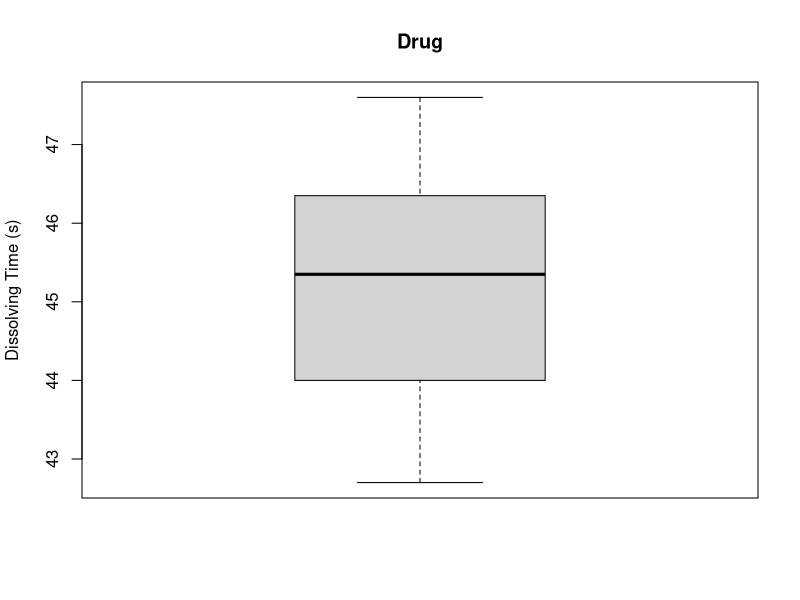
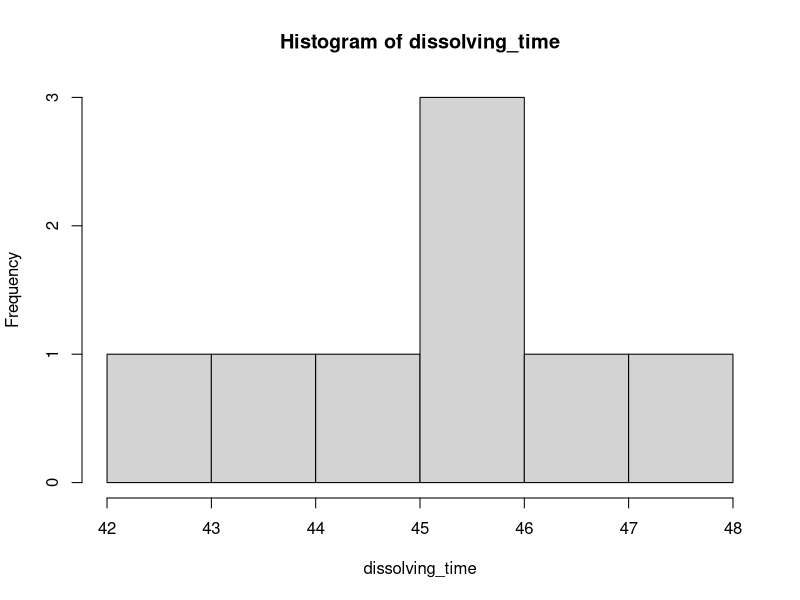
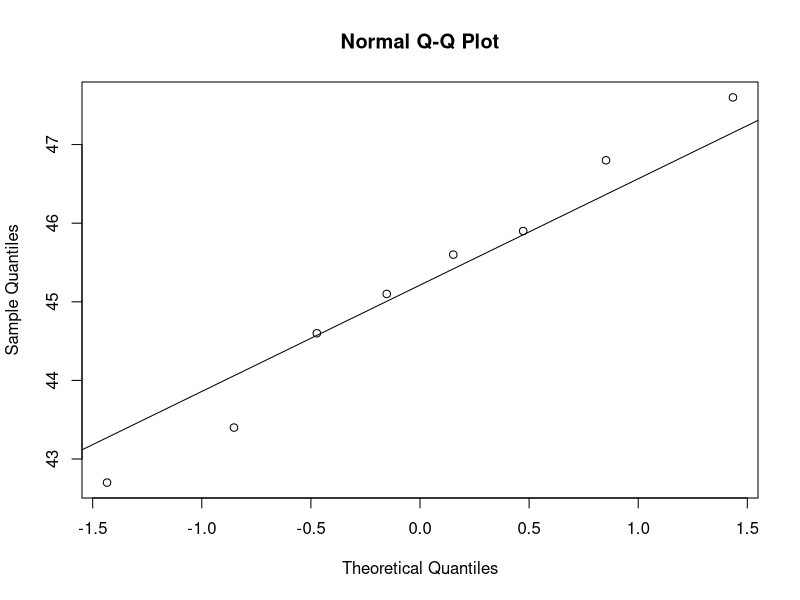
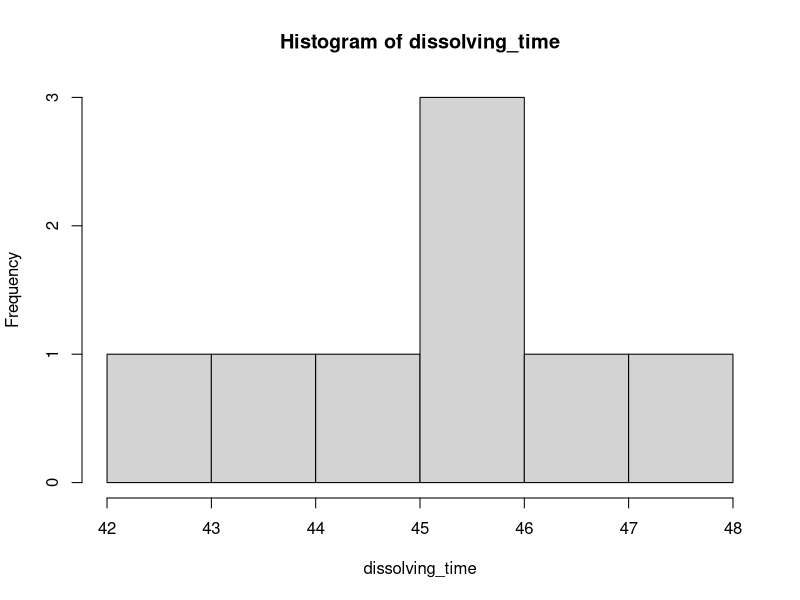
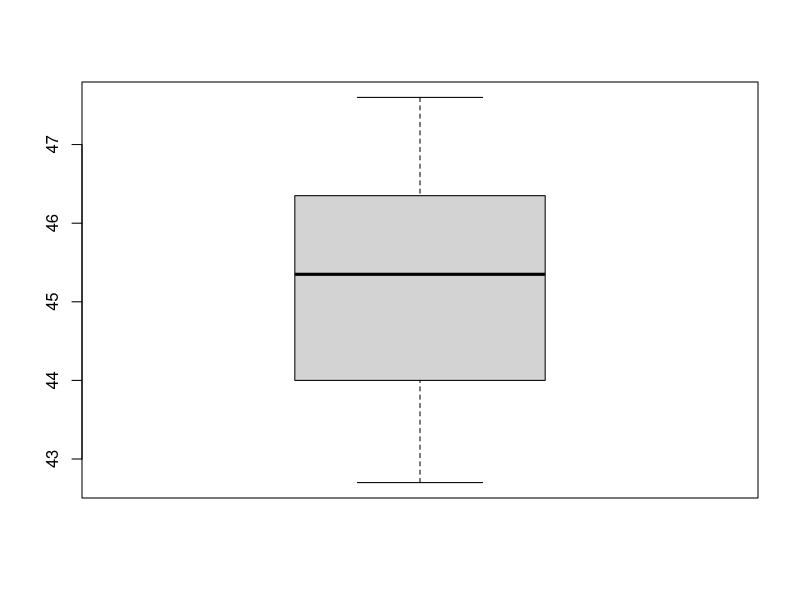
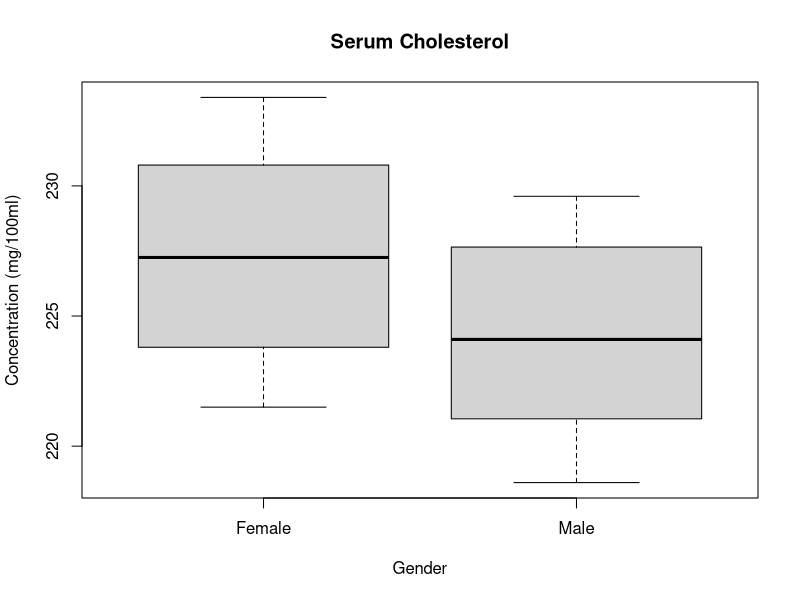

Generate these figures, in order, with R: (Note: this script raises an error after producing the figures.)
## ---- chunk 1
dissolving_time <- c(42.7, 43.4, 44.6, 45.1, 45.6, 45.9, 46.8, 47.6) # units = seconds
dissolving_time
## ---- chunk 2
dissolving_timeDF <- data.frame(dissolving_time)
str(dissolving_timeDF)
## ---- chunk 3
summary(dissolving_timeDF)
boxplot(dissolving_timeDF, main="Drug", ylab="Dissolving Time (s)")

## ---- chunk 4
t.test(dissolving_timeDF, mu=45, alternative="two.sided")

# first argument must be a numerical vector of data values 
# second argument must be a number and is the mean to be tested under the null hypothesis 
# third argument gives the type of alternative hypothesis and must be one of "two.sided","greater" or "less"
## ---- chunk 5
hist(dissolving_time, breaks = 5)
## ---- chunk 6
qqnorm(dissolving_time)
qqline(dissolving_time)
## ---- chunk 7
shapiro.test(dissolving_time)
## ---- chunk 8
wilcox.test(dissolving_time, mu=45, alternative = "two.sided")
## ---- chunk 9
hist(dissolving_time, breaks = 5)
boxplot(dissolving_time)
## ---- chunk 10

serumchol <- c(233.4, 221.5, 230.2, 224.3, 223.8, 230.8, 220.1, 218.6, 229.6, 228.8, 222.0, 224.1, 226.5)
gender <- c("Female","Female","Female","Female","Female","Female", "Male","Male","Male","Male","Male","Male","Male")
data.frame(serumchol, gender) -> turtledf
turtledf
## ---- chunk 11
aggregate(serumchol~gender, data=turtledf, summary)
boxplot(serumchol~gender, data=turtledf,  ylab= "Concentration (mg/100ml)", xlab = "Gender", main="Serum Cholesterol")
        
## ---- chunk 12
t.test(serumchol~gender, data=turtledf, alternative="two.sided", var.equal = TRUE)
## ---- chunk 13
unstack(turtledf)-> uns.turtle
uns.turtle
t.test(uns.turtle$F, uns.turtle$M, alternative="two.sided", var.equal= TRUE)
## ---- chunk 14
shapiro.test(uns.turtle$Female)
shapiro.test(uns.turtle$Male)
## ---- chunk 15
bartlett.test(serumchol~gender, data=turtledf)
## ---- chunk 16
wilcox.test(serumchol~gender, data=turtledf, alternative="two.sided")
## ---- chunk 17
cortisol
shapiro.test(cortisol$morning)
shapiro.test(cortisol$evening)
## ---- chunk 18
bartlett.test(cortisol)
## ---- chunk 19
hindleg <- c(142,140,144,144,142,146,149,150,142,148) # length in cm
foreleg <-c(138,136,147,139,143,141,143,145,136,146) # length in cm
pairdeerleg <- data.frame(hindleg, foreleg)

## ---- chunk 20
summary(pairdeerleg)
boxplot(pairdeerleg)
changedeerleg <- pairdeerleg$hindleg - pairdeerleg$foreleg
boxplot(changedeerleg, ylab = "Change in leg length (cm)", main = "Difference in deer fore and hind legs")
## ---- chunk 21
t.test(pairdeerleg$hindleg, pairdeerleg$foreleg, alternative="two.sided", paired=T)
## ---- chunk 22
wilcox.test(pairdeerleg$hindleg, pairdeerleg$foreleg, alternative = "two.sided", paired=T)
## ---- chunk 23
qqnorm(pairdeerleg$hindleg)
qqline(pairdeerleg$hindleg)
shapiro.test(pairdeerleg$hindleg)

## ---- chunk 24
qqnorm(pairdeerleg$foreleg)
qqline(pairdeerleg$foreleg)
shapiro.test(pairdeerleg$foreleg)
## ---- chunk 25
bartlett.test(pairdeerleg)
